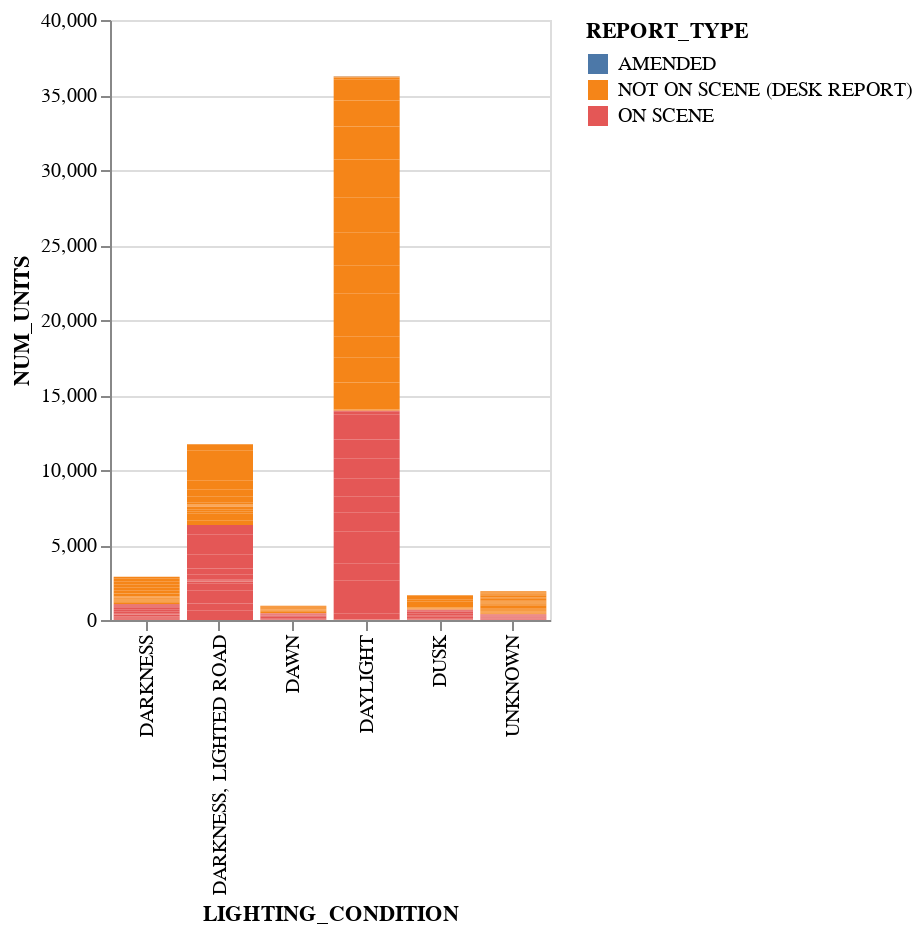

The cell this chart's notebook holds for it:
### Code cell
alt.Chart(report1).mark_bar().encode(
    x = 'LIGHTING_CONDITION',
    y = 'NUM_UNITS',
    color = 'REPORT_TYPE'
).properties(width=220)

### Figure 1 — Vega-Lite specification as saved in the notebook (floating-point values rounded to 4 significant figures; data arrays with more than 128 entries replaced by an {"elided": "..."} marker saying what was removed)
{"config": {"view": {"continuousWidth": 400, "continuousHeight": 300}}, "data": {"name": "data-1073021d61d500af59f64e0f70a29060"}, "mark": "bar", "encoding": {"color": {"type": "nominal", "field": "REPORT_TYPE"}, "x": {"type": "nominal", "field": "LIGHTING_CONDITION"}, "y": {"type": "quantitative", "field": "NUM_UNITS"}}, "width": 220, "$schema": "https://vega.github.io/schema/vega-lite/v4.8.1.json", "datasets": {"data-1073021d61d500af59f64e0f70a29060": {"elided": "291 records"}}}
